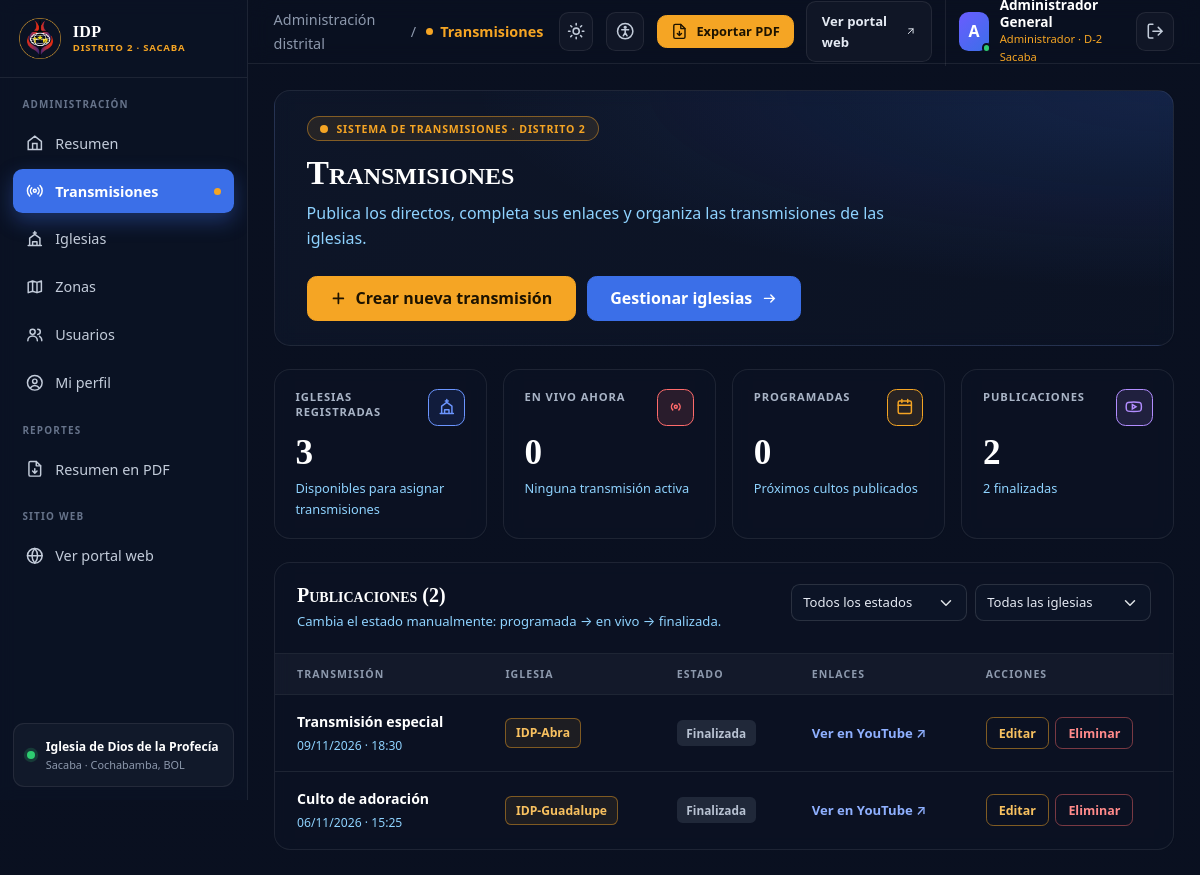
Screenshot of /index.php?r=admin (signed in) with the database file from the repository.
### tables this page shows
CREATE TABLE transmisiones (
    id          BIGINT       NOT NULL AUTO_INCREMENT,
    iglesia_id  BIGINT       NOT NULL,
    titulo      VARCHAR(150) NOT NULL,
    fecha_hora  DATETIME     NOT NULL,
    estado      VARCHAR(20)  NOT NULL DEFAULT 'programada',
    PRIMARY KEY (id),
    KEY transmisiones_iglesia_id_idx (iglesia_id),
    CONSTRAINT transmisiones_estado_check CHECK (estado IN ('programada', 'en_vivo', 'finalizada')),
    CONSTRAINT transmisiones_iglesia_id_fkey FOREIGN KEY (iglesia_id) REFERENCES iglesias (id)
);

CREATE TABLE iglesias (
    id         BIGINT        NOT NULL AUTO_INCREMENT,
    zona_id    BIGINT        NOT NULL,
    nombre     VARCHAR(150)  NOT NULL,
    direccion  VARCHAR(200)  NOT NULL,
    latitud    DECIMAL(10,7) NULL,
    longitud   DECIMAL(10,7) NULL,
    pastor     VARCHAR(120)  NULL,
    telefono   VARCHAR(25)   NULL,
    horarios   TEXT          NULL,
    activa     TINYINT(1)    NOT NULL DEFAULT 1,
    imagen     VARCHAR(255)  NULL,
    PRIMARY KEY (id),
    KEY iglesias_zona_id_idx (zona_id),
    CONSTRAINT iglesias_latitud_check  CHECK (latitud  BETWEEN -90  AND 90),
    CONSTRAINT iglesias_longitud_check CHECK (longitud BETWEEN -180 AND 180),
    CONSTRAINT iglesias_zona_id_fkey FOREIGN KEY (zona_id) REFERENCES zonas (id)
);

### app/controllers/BaseController.php (called while the page is built, shortened)
<?php
abstract class BaseController {
    protected function render(string $view, array $vars = []): void {
        extract($vars);
        require __DIR__.'/../views/layouts/header.php';
        require __DIR__.'/../views/'.$view.'.php';
    }
}

### app/controllers/TransmisionController.php (called while the page is built, shortened)
<?php
require_once __DIR__.'/../repositories/TransmisionRepository.php';
require_once __DIR__.'/../validator/TransmisionValidator.php';
class TransmisionController extends BaseController {
    public function admin(): void {
        $repo = $this->repositorio();
        $this->render('transmisiones/admin', [
            'rows' => $repo->listar(),
            'iglesias' => $repo->iglesias(),
            'formulario' => $_SESSION['formulario'] ?? [],
        ]);
    }
    private function repositorio(): TransmisionRepository {
        return new TransmisionRepository($this->db);
    }
}

### public/index.php (called while the page is built, shortened)
<?php
require __DIR__.'/../app/controllers/BaseController.php';
require __DIR__.'/../app/controllers/TransmisionController.php';
require __DIR__.'/../app/controllers/ReporteController.php';
$ruta = $_GET['r'] ?? 'inicio';
$rutas = [
    'inicio' => ['GET', TransmisionController::class, 'inicio'],
    'transmisiones' => ['GET', TransmisionController::class, 'sala'],
    'encuentranos' => ['GET', IglesiaController::class, 'encuentranos'],
    'login' => ['GET', AuthController::class, 'login'],
    'registro' => ['GET', AuthController::class, 'registro'],
    'registrar' => ['POST', AuthController::class, 'registrar'],
    'entrar' => ['POST', AuthController::class, 'entrar'],
    'salir' => ['POST', AuthController::class, 'salir'],
    'resumen' => ['GET', PanelController::class, 'resumen'],
    'reporte_resumen' => ['GET', ReporteController::class, 'resumen'],
    'usuarios' => ['GET', UsuarioController::class, 'index'],
    'guardar_usuario' => ['POST', UsuarioController::class, 'guardar'],
    'asignar_rol' => ['POST', UsuarioController::class, 'asignarRol'],
    'mi_perfil' => ['GET', UsuarioController::class, 'miPerfil'],
    'admin' => ['GET', TransmisionController::class, 'admin'],
    'zonas' => ['GET', ZonaController::class, 'index'],
    'guardar_zona' => ['POST', ZonaController::class, 'guardar'],
    'eliminar_zona' => ['POST', ZonaController::class, 'eliminar'],
    'iglesias' => ['GET', IglesiaController::class, 'index'],
    'guardar_iglesia' => ['POST', IglesiaController::class, 'guardar'],
    'eliminar_iglesia' => ['POST', IglesiaController::class, 'eliminar'],
    'guardar' => ['POST', TransmisionController::class, 'guardar'],
    'eliminar' => ['POST', TransmisionController::class, 'eliminar'],
];
try {
    $controlador = new $rutas[$ruta][1]();
    $accion = $rutas[$ruta][2];
    $controlador->$accion();
} catch (Throwable $e) {
    error_log((string) $e);
    http_response_code(500);
    echo 'No se pudo completar la operación. Revisa la configuración y el registro de PHP.';
}

### app/repositories/TransmisionRepository.php (called while the page is built, shortened)
<?php
require_once __DIR__.'/../validator/TransmisionValidator.php';
class TransmisionRepository {
    public function listar(): array {
        $sql = "SELECT t.*, i.nombre AS iglesia, tr.url AS youtube, fb.url AS facebook, tk.url AS tiktok
                FROM transmisiones t
                JOIN iglesias i ON i.id = t.iglesia_id
                LEFT JOIN transmision_red tr ON tr.transmision_id = t.id
                    AND tr.red_id = (SELECT id FROM redes WHERE LOWER(nombre) = 'youtube' LIMIT 1)
                LEFT JOIN transmision_red fb ON fb.transmision_id = t.id
                    AND fb.red_id = (SELECT id FROM redes WHERE LOWER(nombre) = 'facebook' LIMIT 1)
                LEFT JOIN transmision_red tk ON tk.transmision_id = t.id
                    AND tk.red_id = (SELECT id FROM redes WHERE LOWER(nombre) = 'tiktok' LIMIT 1)
                ORDER BY CASE t.estado WHEN 'en_vivo' THEN 0 WHEN 'programada' THEN 1 ELSE 2 END,
                         t.fecha_hora DESC, t.id DESC";
        $rows = $this->db->query($sql)->fetchAll(PDO::FETCH_CLASS, Transmision::class);
        foreach ($rows as $transmision) {
            $transmision->youtube_id = TransmisionValidator::videoId($transmision->youtube ?? '');
        }
        return $rows;
    }
}

### app/validator/TransmisionValidator.php (called while the page is built, shortened)
<?php
class TransmisionValidator {
    public static function videoId(string $url): ?string {
        $partes = parse_url($url);
        $host = strtolower($partes['host']);
        $ruta = $partes['path'] ?? '';
        $id = null;
        if (in_array($host, ['youtu.be', 'www.youtu.be'], true)) {
            $id = trim($ruta, '/');
        } elseif (in_array($host, ['youtube.com', 'www.youtube.com', 'm.youtube.com', 'youtube-nocookie.com', 'www.youtube-nocookie.com'], true)) {
            parse_str($partes['query'] ?? '', $consulta);
            if ($ruta === '/watch') {
                $id = $consulta['v'] ?? null;
            } elseif (preg_match('~^/(?:live|embed|shorts)/([A-Za-z0-9_-]{11})/?$~D', $ruta, $coincidencia)) {
                $id = $coincidencia[1];
            }
        }
        return is_string($id) && preg_match('/^[A-Za-z0-9_-]{11}$/D', $id) ? $id : null;
    }
}

### app/views/transmisiones/admin.php (the view, shortened to what this page needs)
<?php
$conteo = ['en_vivo' => 0, 'programada' => 0, 'finalizada' => 0];
foreach ($rows as $t) {
    if (isset($conteo[$t->estado])) $conteo[$t->estado]++;
}
$etiquetas = ['en_vivo' => 'En vivo', 'programada' => 'Programada', 'finalizada' => 'Finalizada'];
?>
<section class="admin-encabezado">
    <div>
        <span class="admin-insignia"><span class="admin-punto" aria-hidden="true"></span>Sistema de transmisiones · Distrito 2</span>
        <h1>Transmisiones</h1>
        <p>Publica los directos, completa sus enlaces y organiza las transmisiones de las iglesias.</p>
    </div>
    <div class="admin-bienvenida-acciones">
        <button class="btn admin-btn-oro" type="button" data-nueva-transmision>
            <svg viewBox="0 0 24 24" fill="none" stroke="currentColor" stroke-width="2.5" stroke-linecap="round" aria-hidden="true"><path d="M12 5v14M5 12h14"/></svg>
            Crear nueva transmisión
        </button>
        <a class="btn admin-btn-azul" href="index.php?r=iglesias">
            Gestionar iglesias
            <svg viewBox="0 0 24 24" fill="none" stroke="currentColor" stroke-width="2" stroke-linecap="round" aria-hidden="true"><path d="M5 12h14m-5-5 5 5-5 5"/></svg>
        </a>
    </div>
</section>
<section class="row g-3" aria-label="Resumen">
    <div class="col-12 col-sm-6 col-xl-3"><article class="admin-stat h-100">
        <div class="admin-stat-cabecera"><span>Iglesias registradas</span><span class="admin-stat-icono azul"><svg viewBox="0 0 24 24" fill="none" stroke="currentColor" stroke-width="2" stroke-linecap="round" stroke-linejoin="round" aria-hidden="true"><path d="M12 2v4M10 4h4M5 21V11l7-5 7 5v10M9 21v-5h6v5M3 21h18"/></svg></span></div>
        <strong><?= count($iglesias) ?></strong>
        <p>Disponibles para asignar transmisiones</p>
    </article></div>
    <div class="col-12 col-sm-6 col-xl-3"><article class="admin-stat h-100">
        <div class="admin-stat-cabecera"><span>En vivo ahora</span><span class="admin-stat-icono rojo"><svg viewBox="0 0 24 24" fill="none" stroke="currentColor" stroke-width="2" stroke-linecap="round" aria-hidden="true"><circle cx="12" cy="12" r="2"/><path d="M7.8 7.8a6 6 0 0 0 0 8.4m8.4 0a6 6 0 0 0 0-8.4"/></svg></span></div>
        <strong><?= $conteo['en_vivo'] ?></strong>
        <p><?= $conteo['en_vivo'] ? 'Se muestra en la portada' : 'Ninguna transmisión activa' ?></p>
    </article></div>
    <div class="col-12 col-sm-6 col-xl-3"><article class="admin-stat h-100">
        <div class="admin-stat-cabecera"><span>Programadas</span><span class="admin-stat-icono oro"><svg viewBox="0 0 24 24" fill="none" stroke="currentColor" stroke-width="2" stroke-linecap="round" aria-hidden="true"><rect x="3" y="4" width="18" height="17" rx="2"/><path d="M8 2v4M16 2v4M3 10h18"/></svg></span></div>
        <strong><?= $conteo['programada'] ?></strong>
        <p>Próximos cultos publicados</p>
    </article></div>
    <div class="col-12 col-sm-6 col-xl-3"><article class="admin-stat h-100">
        <div class="admin-stat-cabecera"><span>Publicaciones</span><span class="admin-stat-icono morado"></span></div>
        <strong><?= count($rows) ?></strong>
        <p><?= $conteo['finalizada'] ?> finalizada<?= $conteo['finalizada'] === 1 ? '' : 's' ?></p>
    </article></div>
</section>
<section class="admin-panel admin-tabla-panel">
        <div class="admin-tabla-cabecera">
            <div>
                <h2>Publicaciones (<?= count($rows) ?>)</h2>
                <p class="admin-panel-sub">Cambia el estado manualmente: programada → en vivo → finalizada.</p>
            </div>
            <div class="admin-filtros">
                <select class="form-select form-select-sm" data-filtro="estado" data-tabla="tabla-transmisiones" aria-label="Filtrar por estado">
                    <option value="">Todos los estados</option>
                </select>
                <select class="form-select form-select-sm" data-filtro="iglesia" data-tabla="tabla-transmisiones" aria-label="Filtrar por iglesia">
                    <option value="">Todas las iglesias</option>
                </select>
            </div>
        </div>
        <?php if (!$rows): ?>
            <div class="admin-vacio">Aún no hay transmisiones. Crea la primera con el botón «Crear nueva transmisión».</div>
        <?php else: ?>
            <div class="admin-tabla-scroll">
                <table class="admin-tabla" id="tabla-transmisiones">
                    <thead>
                        <tr><th>Transmisión</th><th>Iglesia</th><th>Estado</th><th>Enlaces</th><th>Acciones</th></tr>
                    </thead>
                    <tbody>
                        <?php foreach ($rows as $t): ?>
                            <?php $datos = [
                                'id' => $t->id, 'titulo' => $t->titulo, 'iglesia_id' => $t->iglesia_id,
                                'fecha_hora' => date('Y-m-d\\TH:i', strtotime($t->fecha_hora)),
                                'youtube' => $t->youtube ?? '', 'estado' => $t->estado,
                                'facebook' => $t->facebook ?? '', 'tiktok' => $t->tiktok ?? '',
                            ]; ?>
                            <tr data-estado="<?= htmlspecialchars($t->estado) ?>" data-iglesia="<?= (int) $t->iglesia_id ?>">
                                <td>
                                    <strong><?= htmlspecialchars($t->titulo) ?></strong>
                                    <small><?= htmlspecialchars(date('d/m/Y · H:i', strtotime($t->fecha_hora))) ?></small>
                                </td>
                                <td><span class="admin-chip"><?= htmlspecialchars($t->iglesia) ?></span></td>
                                <td><span class="admin-estado <?= htmlspecialchars($t->estado) ?>"><?= htmlspecialchars($etiquetas[$t->estado] ?? $t->estado) ?></span></td>
                                <td>
                                    <?php if ($t->youtube_id): ?>
                                        <a class="admin-enlace" href="https://www.youtube.com/watch?v=<?= htmlspecialchars($t->youtube_id) ?>" target="_blank" rel="noopener noreferrer">Ver en YouTube ↗</a>
                                    <?php else: ?>
                                        <span class="admin-tenue">Sin enlace de YouTube</span>
                                    <?php endif; ?>
                                </td>
                                <td>
                                    <div class="admin-acciones">
                                        <button class="admin-accion" type="button" onclick="editar(<?= htmlspecialchars(json_encode($datos, JSON_HEX_TAG | JSON_HEX_AMP | JSON_HEX_APOS | JSON_HEX_QUOT), ENT_QUOTES, 'UTF-8') ?>)">Editar</button>
                                        <form method="post" action="index.php?r=eliminar" onsubmit="return confirm('¿Eliminar esta transmisión?')">
                                            <button class="admin-accion peligro">Eliminar</button>
                                        </form>
                                    </div>
                                </td>
                            </tr>
                        <?php endforeach; ?>
                    </tbody>
                </table>
            </div>
        <?php endif; ?>
</section>

### rows the page displays
transmisiones: titulo "Transmisión especial", fecha_hora "09/11/2026 · 18:30", iglesia.nombre "IDP-Abra", estado "Finalizada"
transmisiones: titulo "Culto de adoración", fecha_hora "06/11/2026 · 15:25", iglesia.nombre "IDP-Guadalupe", estado "Finalizada"

### other values shown
$tituloMenu "ADMINISTRACIÓN"
$texto "Resumen"
$texto "Transmisiones"
$texto "Iglesias"
$texto "Zonas"
$texto "Usuarios"
$texto "Mi perfil"
$adminMenu[$ipdRuta][0] "Transmisiones"
$adminInicial "A"
$rolEtiqueta "Administrador"
count($iglesias) "3"
$conteo['en_vivo'] "0"
$conteo['programada'] "0"
count($rows) "2"
$conteo['finalizada'] "2"
